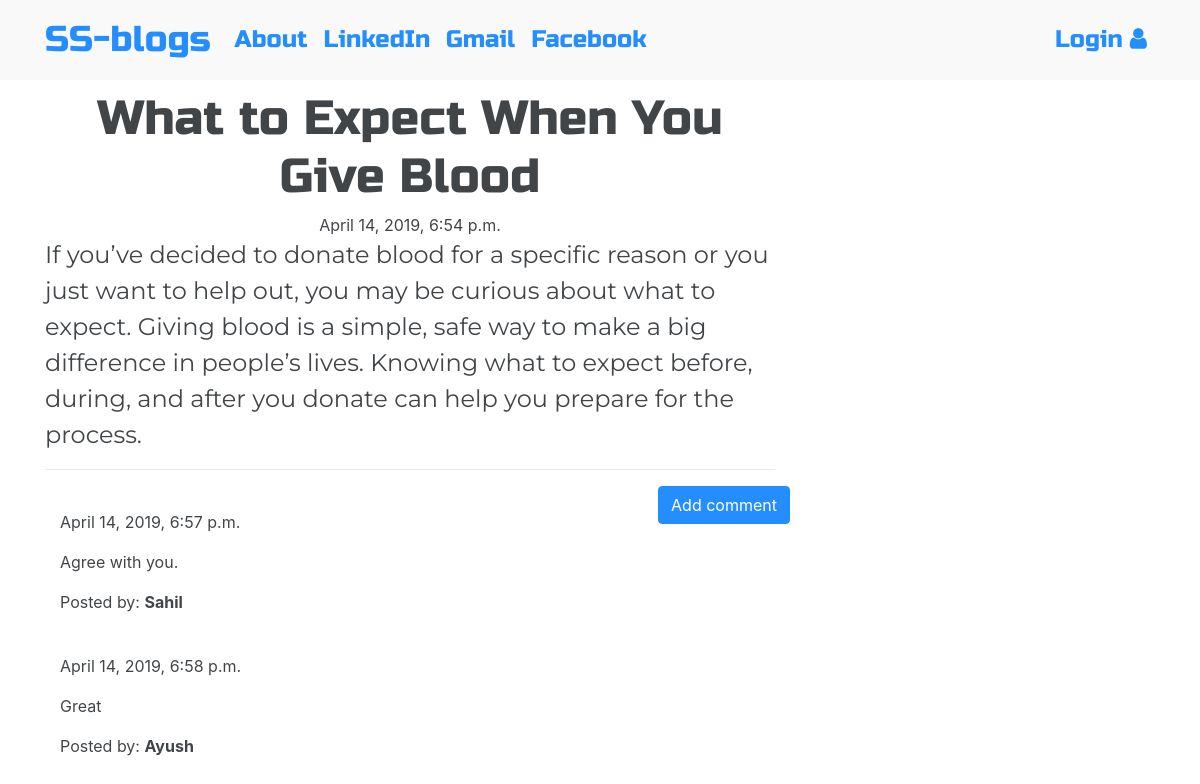
Page /post/7 on the committed database.
### blog/models.py (models this page shows, shortened)
class Post(models.Model):
    author = models.ForeignKey('auth.User',on_delete=models.CASCADE)
    title = models.CharField(max_length=200)
    text = models.TextField()
    created_date = models.DateTimeField(default=timezone.now)
    published_date = models.DateTimeField(blank=True, null=True)

class Comment(models.Model):
    post = models.ForeignKey('blog.Post', related_name='comments',on_delete=models.CASCADE)
    author = models.CharField(max_length=200)
    text = models.TextField()
    created_date = models.DateTimeField(default=timezone.now)
    approved_comment = models.BooleanField(default=False)

### blog/views.py (the view)
# urls.py: path('post/<int:pk>', views.PostDetailView.as_view(), name='post_detail'),
class PostDetailView(DetailView):
    model = Post

### blog/templates/blog/post_detail.html (shortened to what this page needs)
{% extends 'blog/base.html' %}
{% block content %}
        <h1 class='posttitle loader'>{{ post.title }}</h1>
        {% if post.published_date %}
            <div class="date postdate">
                {{ post.published_date }}
            </div>
        {% else %}
            <a class="btn btn-outline-dark" href="{% url 'post_publish' pk=post.pk %}">Publish</a>
        {% endif %}
      <p class='postcontent' >{{ post.text|safe|linebreaksbr }}</p>
  <hr>
  <a class="btn btn-primary btn-comment" href="{% url 'add_comment_to_post' pk=post.pk %}">Add comment</a>
  <div class="container">
  {% for comment in post.comments.all %}
  <br>
      {% if user.is_authenticated or comment.approved_comment %}
              {{ comment.created_date }}
          <p>{{ comment.text|safe|linebreaks }}</p>
          <p>Posted by: <strong>{{ comment.author }}</strong></p>
      {% endif %}
  {% empty %}
      <p>No comments posted.</p>
  {% endfor %}
</div>
{% endblock %}

### blog/static/css/blog.css (style rules this page uses)
body { background: url(https://ak9.picdn.net/shutterstock/videos/1653199/thumb/1.jpg); background-size: cover; background-repeat: no-repeat; opacity:0.85; }
.postdate { text-align: center; }
.posttitle { font-family: 'Russo One', sans-serif; font-size: 3em; text-align: center; }
.postcontent { font-family: 'Montserrat'; font-size: 1.5em; }
.btn-comment { position: absolute; right: 0px; }
.loader { filter:hue-rotate(0deg); color: linear-gradient(45deg,#0f8,#08f); animation:hue 5000ms infinite linear; }

### rows in the picture
Post: title "What to Expect When You Give Blood", published_date "April 14, 2019, 6:54 p.m.", text "If you’ve decided to donate blood for a specific reason or you just want to help out, you may be curious about what to expect. Giving blood is a simple, safe way to make a big difference in people’s lives. Knowing what to expect before, during, and after you donate can help you prepare for the process."
Comment: created_date "April 14, 2019, 6:57 p.m.", text "Agree with you.", author "Sahil"
Comment: created_date "April 14, 2019, 6:58 p.m.", text "Great", author "Ayush"
